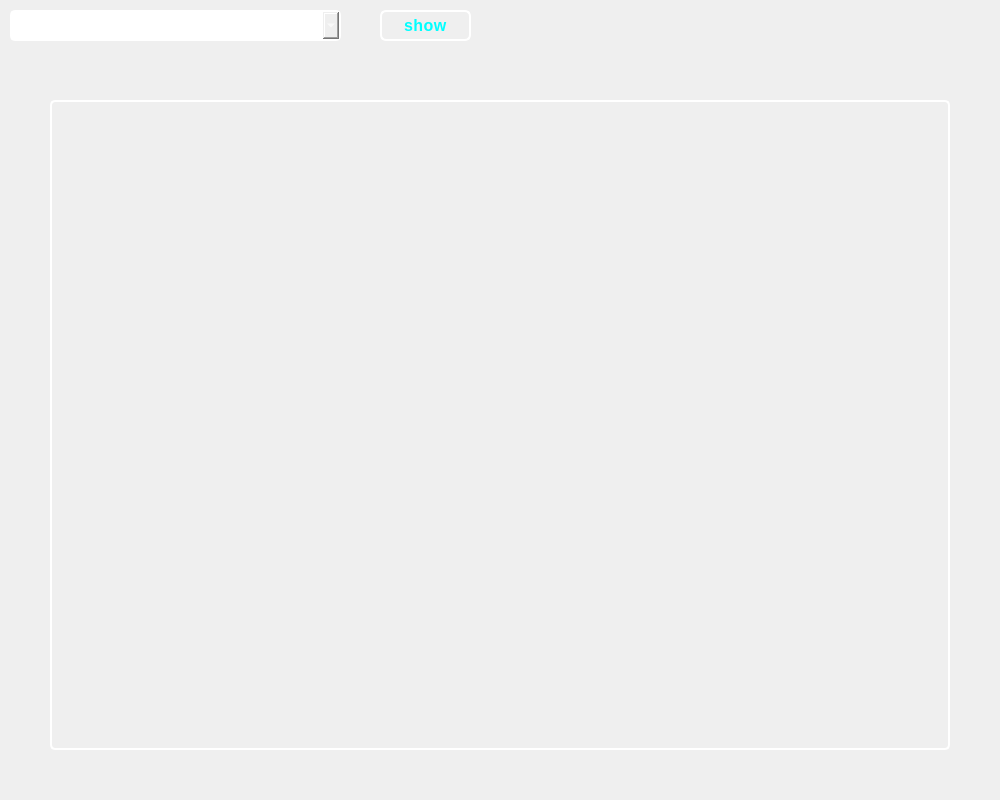
<?xml version="1.0" encoding="UTF-8"?>
<ui version="4.0">
 <class>MainWindow</class>
 <widget class="QMainWindow" name="MainWindow">
  <property name="geometry">
   <rect>
    <x>0</x>
    <y>0</y>
    <width>1000</width>
    <height>800</height>
   </rect>
  </property>
  <property name="sizePolicy">
   <sizepolicy hsizetype="Fixed" vsizetype="Fixed">
    <horstretch>0</horstretch>
    <verstretch>0</verstretch>
   </sizepolicy>
  </property>
  <property name="minimumSize">
   <size>
    <width>1000</width>
    <height>800</height>
   </size>
  </property>
  <property name="maximumSize">
   <size>
    <width>1000</width>
    <height>800</height>
   </size>
  </property>
  <property name="windowTitle">
   <string>Charts Window</string>
  </property>
  <property name="styleSheet">
   <string notr="true">background-color: qlineargradient(
        spread:pad, 
        x1:0, y1:0, 
        x2:1, y2:1, 
        stop:0 rgb(40, 40, 40), 
        stop:1 rgb(60, 60, 60)
    );
    color: rgb(230, 230, 230);
    background-repeat: repeat;
border-radius: 5px;</string>
  </property>
  <widget class="QWidget" name="centralwidget">
   <widget class="QComboBox" name="comboBoxType">
    <property name="geometry">
     <rect>
      <x>10</x>
      <y>10</y>
      <width>331</width>
      <height>31</height>
     </rect>
    </property>
    <property name="styleSheet">
     <string notr="true">padding: 1px 18px 1px 3px;  /* Text hizalamasını etkileyebilir */
min-width: 6em;
text-align: center;  /* Qt style sheet’te doğrudan çalışmayabilir */
border: 2px solid white;
color: rgb(255,255,255);
font: 75 14pt &quot;MS Shell Dlg 2&quot;;
font-weight: bold;
padding: 2px 12px;</string>
    </property>
    <item>
     <property name="text">
      <string>                     Select</string>
     </property>
    </item>
   </widget>
   <widget class="QPushButton" name="buttonShow">
    <property name="geometry">
     <rect>
      <x>380</x>
      <y>10</y>
      <width>91</width>
      <height>31</height>
     </rect>
    </property>
    <property name="styleSheet">
     <string notr="true">QPushButton {
    background-color: qlineargradient(
        spread:pad, 
        x1:0, y1:0, 
        x2:0, y2:1, 
        stop:0 rgb(100, 100, 100), 
        stop:1 rgb(70, 70, 70)
    );
    color: rgb(0,255,255);
    border: 2px solid white;
    border-radius: 6px;
    padding: 6px 6px;
    font-weight: bold;
    letter-spacing: 0.5px;
	font-size:16px;
}

QPushButton:hover {
    background-color: qlineargradient(
        spread:pad, 
        x1:0, y1:0, 
        x2:0, y2:1, 
        stop:0 rgb(120, 120, 120), 
        stop:1 rgb(90, 90, 90)
    );
    border: 1px solid rgb(255, 255, 255);
}

QPushButton:pressed {
    background-color: qlineargradient(
        spread:pad, 
        x1:0, y1:0, 
        x2:0, y2:1, 
        stop:0 rgb(80, 80, 80), 
        stop:1 rgb(60, 60, 60)
    );
    border: 1px solid rgb(200, 200, 200);
}
</string>
    </property>
    <property name="text">
     <string>show</string>
    </property>
   </widget>
   <widget class="QLabel" name="labelChart">
    <property name="geometry">
     <rect>
      <x>50</x>
      <y>100</y>
      <width>900</width>
      <height>650</height>
     </rect>
    </property>
    <property name="styleSheet">
     <string notr="true">border: 2px solid white;</string>
    </property>
    <property name="text">
     <string/>
    </property>
   </widget>
  </widget>
 </widget>
 <resources/>
 <connections/>
</ui>
